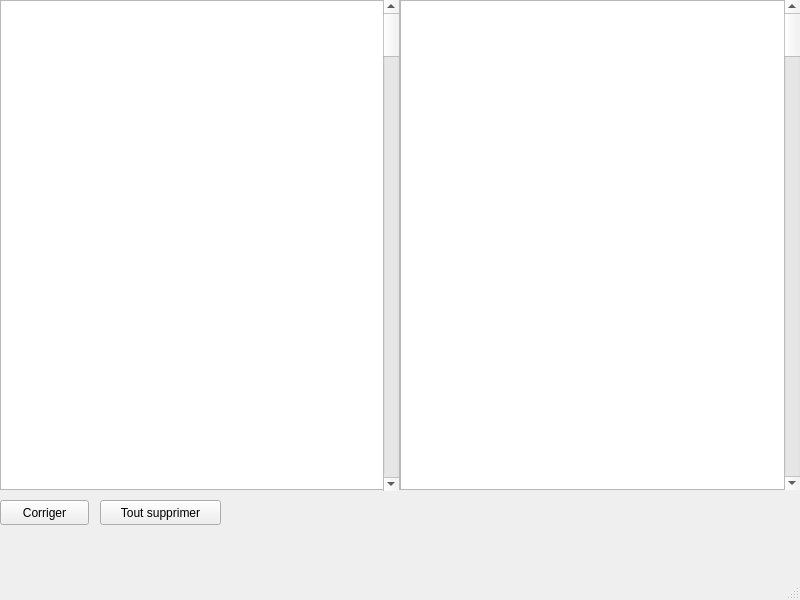
<?xml version="1.0" encoding="UTF-8"?>
<ui version="4.0">
 <class>MainWindow</class>
 <widget class="QMainWindow" name="MainWindow">
  <property name="geometry">
   <rect>
    <x>0</x>
    <y>0</y>
    <width>800</width>
    <height>600</height>
   </rect>
  </property>
  <property name="windowTitle">
   <string>Correcteur</string>
  </property>
  <widget class="QWidget" name="centralwidget">
   <widget class="QPushButton" name="pushButton">
    <property name="geometry">
     <rect>
      <x>0</x>
      <y>500</y>
      <width>89</width>
      <height>25</height>
     </rect>
    </property>
    <property name="text">
     <string>Corriger</string>
    </property>
   </widget>
   <widget class="QPushButton" name="pushButton_2">
    <property name="geometry">
     <rect>
      <x>100</x>
      <y>500</y>
      <width>121</width>
      <height>25</height>
     </rect>
    </property>
    <property name="text">
     <string>Tout supprimer</string>
    </property>
   </widget>
   <widget class="QTextBrowser" name="textBrowser">
    <property name="geometry">
     <rect>
      <x>400</x>
      <y>0</y>
      <width>400</width>
      <height>490</height>
     </rect>
    </property>
   </widget>
   <widget class="QScrollBar" name="verticalScrollBar">
    <property name="geometry">
     <rect>
      <x>784</x>
      <y>0</y>
      <width>16</width>
      <height>490</height>
     </rect>
    </property>
    <property name="orientation">
     <enum>Qt::Vertical</enum>
    </property>
   </widget>
   <widget class="QScrollBar" name="verticalScrollBar_2">
    <property name="geometry">
     <rect>
      <x>383</x>
      <y>0</y>
      <width>16</width>
      <height>491</height>
     </rect>
    </property>
    <property name="orientation">
     <enum>Qt::Vertical</enum>
    </property>
   </widget>
   <widget class="QTextEdit" name="textEdit">
    <property name="geometry">
     <rect>
      <x>0</x>
      <y>0</y>
      <width>400</width>
      <height>490</height>
     </rect>
    </property>
   </widget>
   <zorder>pushButton</zorder>
   <zorder>pushButton_2</zorder>
   <zorder>textBrowser</zorder>
   <zorder>textEdit</zorder>
   <zorder>verticalScrollBar</zorder>
   <zorder>verticalScrollBar_2</zorder>
  </widget>
  <widget class="QMenuBar" name="menubar">
   <property name="geometry">
    <rect>
     <x>0</x>
     <y>0</y>
     <width>800</width>
     <height>22</height>
    </rect>
   </property>
  </widget>
  <widget class="QStatusBar" name="statusbar"/>
 </widget>
 <resources/>
 <connections/>
</ui>
